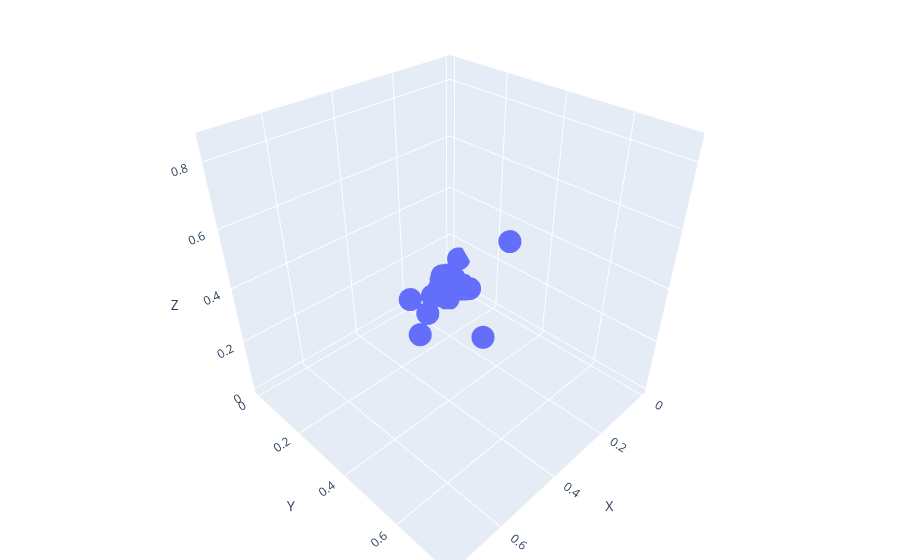

Notebook code for this chart:
### Code cell
f_index = 30
shift = 1

# Create a list of vectors
vectors = [
    np.array([1, 2, 3]),
    np.array([4, 5, 6]),
    np.array([7, 8, 9]),
    # Add more vectors as needed
]

points = np.abs(norm_win_spectra[f_index,(4,5,6),:])*shift
vectors = points.T

# Extract coordinates from vectors
x_coords = [vector[0] for vector in vectors]
y_coords = [vector[1] for vector in vectors]
z_coords = [vector[2] for vector in vectors]

# Create a 3D scatter plot
fig = go.Figure()

# Add scatter points for each vector
fig.add_trace(go.Scatter3d(x=x_coords, y=y_coords, z=z_coords, mode='markers'))

# Set layout properties
fig.update_layout(scene=dict(aspectmode="cube", xaxis=dict(title="X"), yaxis=dict(title="Y"), zaxis=dict(title="Z")),
                  margin=dict(l=0, r=0, b=0, t=0))

### Figure 1 — Plotly figure (JSON) as saved in the notebook; plotly's stock layout.template omitted (floating-point values rounded to 4 significant figures)
{"data": [{"mode": "markers", "type": "scatter3d", "x": [0.03735, 0.04962, 0.06924, 0.04054, 0.01159, 0.03978, 0.05507, 0.1075, 0.0797, 0.06286, 0.2434, 0.1952, 0.05097, 0.04409, 0.08999, 0.06071, 0.04798, 0.03349, 0.3434, 0.04798, 0.07465, 0.2481, 0.05595, 0.03045, 0.09325, 0.09887, 0.07373, 0.007745, 0.2816, 0.7425], "y": [0.03485, 0.0159, 0.004313, 0.03457, 0.07339, 0.06185, 0.03799, 0.04628, 0.057, 0.3076, 0.3787, 0.1152, 0.03336, 0.08366, 0.06295, 0.03678, 0.1352, 0.07578, 0.2204, 0.07647, 0.06638, 0.06903, 0.008476, 0.04649, 0.08011, 0.112, 0.03235, 0.04345, 0.1873, 0.7548], "z": [0.06164, 0.02941, 0.01346, 0.01451, 0.0269, 0.02544, 0.08056, 0.01696, 0.02022, 0.3683, 0.1279, 0.1119, 0.04816, 0.0403, 0.07191, 0.03478, 0.06839, 0.01018, 0.1016, 0.04506, 0.05188, 0.09993, 0.04448, 0.055, 0.01481, 0.08088, 0.08448, 0.1317, 0.1318, 0.8533]}], "layout": {"margin": {"b": 0, "l": 0, "r": 0, "t": 0}, "scene": {"aspectmode": "cube", "xaxis": {"title": {"text": "X"}}, "yaxis": {"title": {"text": "Y"}}, "zaxis": {"title": {"text": "Z"}}}}}
